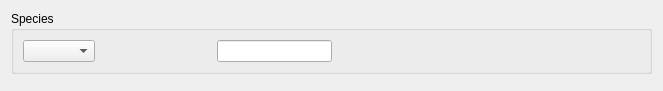
<?xml version="1.0" encoding="UTF-8"?>
<ui version="4.0">
 <class>BoundaryConditionsScalar</class>
 <widget class="QWidget" name="BoundaryConditionsScalar">
  <property name="geometry">
   <rect>
    <x>0</x>
    <y>0</y>
    <width>659</width>
    <height>91</height>
   </rect>
  </property>
  <property name="windowTitle">
   <string>Form</string>
  </property>
  <layout class="QGridLayout" name="gridLayout">
   <item row="0" column="0">
    <widget class="QGroupBox" name="groupBox">
     <property name="title">
      <string>Species</string>
     </property>
     <layout class="QHBoxLayout" name="horizontalLayout_2">
      <item>
       <layout class="QHBoxLayout" name="horizontalLayout">
        <item>
         <widget class="QComboBox" name="comboBoxScalar"/>
        </item>
        <item>
         <spacer name="horizontalSpacer">
          <property name="orientation">
           <enum>Qt::Horizontal</enum>
          </property>
          <property name="sizeHint" stdset="0">
           <size>
            <width>16</width>
            <height>20</height>
           </size>
          </property>
         </spacer>
        </item>
        <item>
         <widget class="QLineEdit" name="lineEditScalar"/>
        </item>
       </layout>
      </item>
      <item>
       <spacer name="horizontalSpacer_3">
        <property name="orientation">
         <enum>Qt::Horizontal</enum>
        </property>
        <property name="sizeHint" stdset="0">
         <size>
          <width>303</width>
          <height>20</height>
         </size>
        </property>
       </spacer>
      </item>
     </layout>
    </widget>
   </item>
   <item row="1" column="0">
    <spacer>
     <property name="orientation">
      <enum>Qt::Vertical</enum>
     </property>
     <property name="sizeHint" stdset="0">
      <size>
       <width>641</width>
       <height>16</height>
      </size>
     </property>
    </spacer>
   </item>
  </layout>
 </widget>
 <resources/>
 <connections/>
</ui>
